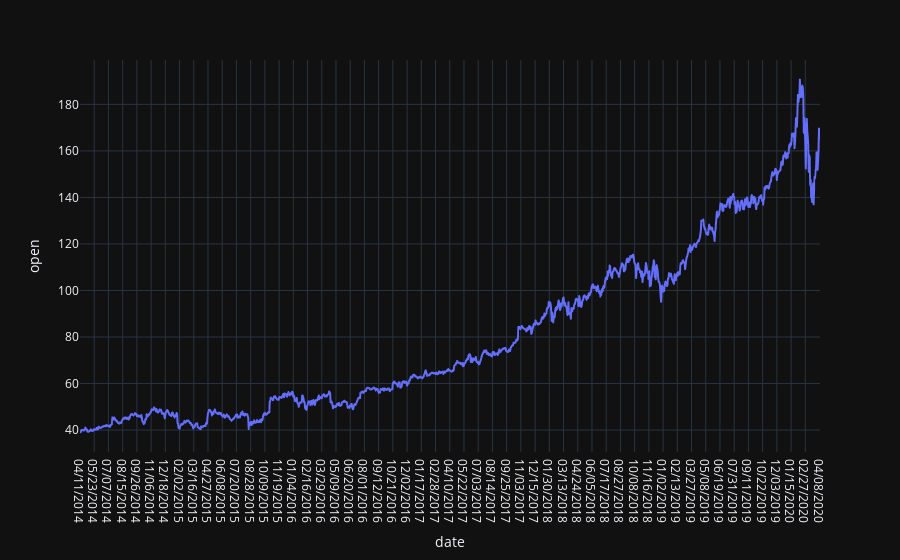

Here is the notebook cell this chart was saved with:
### Code cell
fig.update_layout(template="plotly_dark")
fig.show()

### Figure 1 — Plotly figure (JSON) as saved in the notebook; plotly's stock layout.template omitted (floating-point values rounded to 4 significant figures; data arrays with more than 128 entries replaced by an {"elided": "..."} marker saying what was removed)
{"data": [{"hoverlabel": {"namelength": 0}, "hovertemplate": "date=%{x}<br>open=%{y}", "legendgroup": "", "line": {"color": "#636efa", "dash": "solid"}, "mode": "lines", "name": "", "showlegend": false, "type": "scattergl", "x": {"elided": "1510 str values"}, "xaxis": "x", "y": {"elided": "1510 float values"}, "yaxis": "y"}], "layout": {"legend": {"tracegroupgap": 0}, "margin": {"t": 60}, "xaxis": {"anchor": "y", "domain": [0, 1], "title": {"text": "date"}}, "yaxis": {"anchor": "x", "domain": [0, 1], "title": {"text": "open"}}}}
